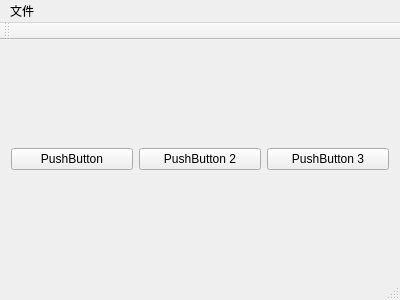
<?xml version="1.0" encoding="UTF-8"?>
<ui version="4.0">
 <class>FullScreenMainWnd</class>
 <widget class="QMainWindow" name="FullScreenMainWnd">
  <property name="geometry">
   <rect>
    <x>0</x>
    <y>0</y>
    <width>400</width>
    <height>300</height>
   </rect>
  </property>
  <property name="windowTitle">
   <string>FullScreenMainWnd</string>
  </property>
  <widget class="QWidget" name="centralWidget">
   <layout class="QGridLayout" name="gridLayout">
    <item row="0" column="0">
     <widget class="QPushButton" name="pushButton">
      <property name="text">
       <string>PushButton</string>
      </property>
     </widget>
    </item>
    <item row="0" column="1">
     <widget class="QPushButton" name="pushButton_2">
      <property name="text">
       <string>PushButton 2</string>
      </property>
     </widget>
    </item>
    <item row="0" column="2">
     <widget class="QPushButton" name="pushButton_3">
      <property name="text">
       <string>PushButton 3</string>
      </property>
     </widget>
    </item>
   </layout>
  </widget>
  <widget class="QMenuBar" name="menuBar">
   <property name="geometry">
    <rect>
     <x>0</x>
     <y>0</y>
     <width>400</width>
     <height>23</height>
    </rect>
   </property>
   <widget class="QMenu" name="menu">
    <property name="title">
     <string>文件</string>
    </property>
   </widget>
   <addaction name="menu"/>
  </widget>
  <widget class="QToolBar" name="mainToolBar">
   <attribute name="toolBarArea">
    <enum>TopToolBarArea</enum>
   </attribute>
   <attribute name="toolBarBreak">
    <bool>false</bool>
   </attribute>
  </widget>
  <widget class="QStatusBar" name="statusBar"/>
 </widget>
 <layoutdefault spacing="6" margin="11"/>
 <resources/>
 <connections/>
</ui>
